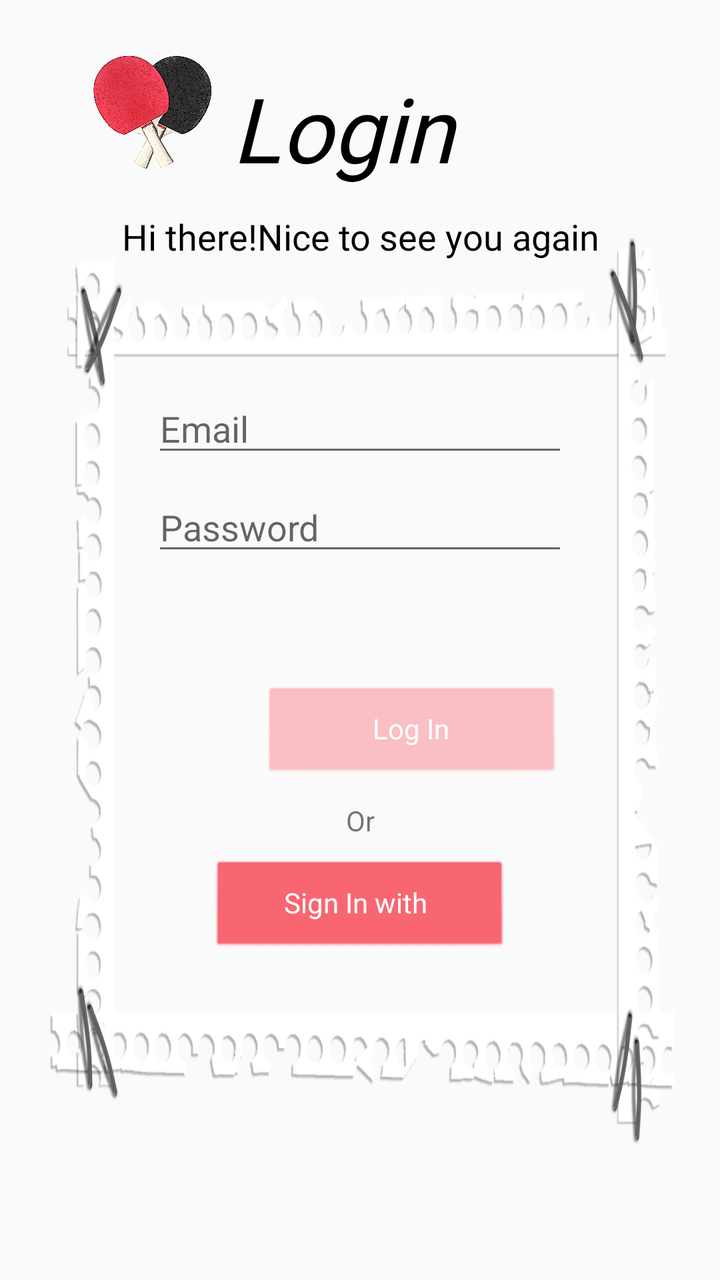
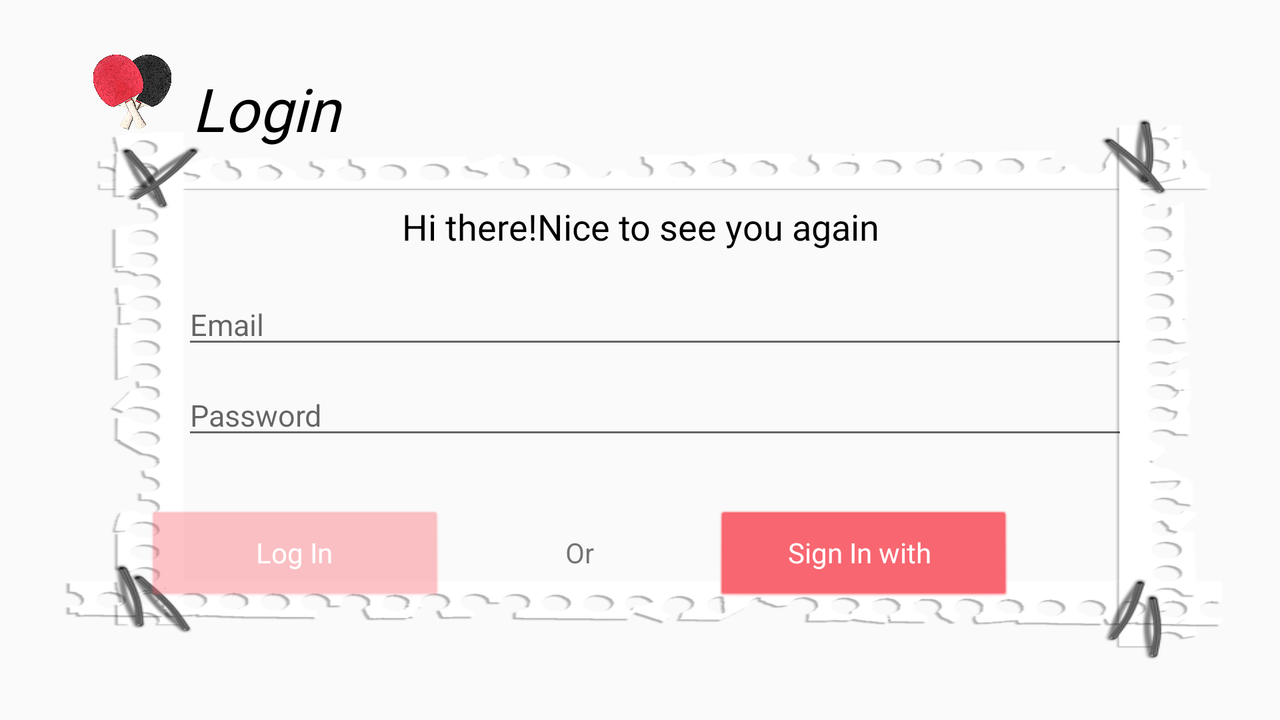

Compare how this app lays out the same screen by default and in its alternative resource folder. The renders come first, then the two layout files and the values they reference.
<!-- AndroidManifest.xml: application theme AppTheme.MyTheme -->
<!-- res/layout/fragment_login.xml -->
<?xml version="1.0" encoding="utf-8"?>
<RelativeLayout xmlns:android="http://schemas.android.com/apk/res/android"
    xmlns:app="http://schemas.android.com/apk/res-auto"
    xmlns:tools="http://schemas.android.com/tools"
    android:id="@+id/container"
    android:layout_width="match_parent"
    android:layout_height="wrap_content"
    android:paddingLeft="@dimen/fragment_horizontal_margin"
    android:paddingTop="@dimen/fragment_vertical_margin"
    android:paddingRight="@dimen/fragment_horizontal_margin"
    android:paddingBottom="@dimen/fragment_vertical_margin"
    tools:context=".fragments.auth.LoginFragment">

    <LinearLayout
        android:id="@+id/layout_welcome"
        android:layout_width="match_parent"
        android:layout_height="wrap_content"
        android:layout_marginHorizontal="@dimen/profile_offset_x"
        android:layout_marginVertical="10dp"
        android:orientation="horizontal">
        <ImageView
            android:id="@+id/log_in"
            android:layout_width="@dimen/article_dim"
            android:layout_height="@dimen/article_dim"
            app:srcCompat="@drawable/pong" />

        <TextView
            android:id="@+id/login"
            style="@style/titleStyle"
            android:layout_width="@dimen/layout_width_1"
            android:layout_height="wrap_content"
            android:layout_weight="1"
            android:fontFamily="@font/rye"
            android:gravity="center_vertical"
            android:paddingLeft="10dp"
            android:paddingTop="8dp"
            android:text="@string/login"
            android:textAlignment="gravity"
            android:textSize="45sp"
            android:textStyle="italic" />



    </LinearLayout>

    <TextView
        android:id="@+id/welcome"
        style="@style/article_Style"
        android:layout_width="match_parent"
        android:layout_height="wrap_content"
        android:layout_marginTop="90dp"
        android:layout_weight="1"
        android:text="@string/welcome_2"
        android:textAlignment="center" />

    <LinearLayout
        android:layout_width="match_parent"
        android:layout_height="500dp"
        android:orientation="vertical"
        android:layout_marginTop="80dp"
        android:background="@drawable/cornice"
        tools:layout_editor_absoluteX="@dimen/button_padding"
        tools:layout_editor_absoluteY="@dimen/button_padding">

        <EditText
            android:id="@+id/username"
            android:layout_width="match_parent"
            android:layout_height="wrap_content"
            android:layout_marginStart="60dp"
            android:layout_marginTop="96dp"
            android:layout_marginEnd="60dp"
            android:hint="@string/prompt_email"
            android:inputType="textEmailAddress"
            android:selectAllOnFocus="true" />

        <EditText
            android:id="@+id/password"
            android:layout_width="match_parent"
            android:layout_height="wrap_content"
            android:layout_marginStart="60dp"
            android:layout_marginTop="8dp"
            android:layout_marginEnd="60dp"
            android:layout_marginBottom="60dp"
            android:hint="@string/prompt_password"
            android:imeActionLabel="@string/action_sign_up_short"
            android:imeOptions="actionDone"
            android:inputType="textPassword"
            android:selectAllOnFocus="true" />

        <Button
            android:id="@+id/login_fragment_button"
            style="@style/PongButtonStyle"
            android:layout_width="150dp"
            android:layout_height="wrap_content"
            android:layout_marginLeft="115dp"
            android:layout_marginRight="@dimen/button_margin"
            android:layout_marginBottom="10dp"
            android:enabled="false"
            android:foregroundGravity="center_horizontal"
            android:text="@string/log_in" />

        <TextView
            android:id="@+id/or_text"
            android:layout_width="match_parent"
            android:layout_height="wrap_content"
            app:layout_constraintStart_toStartOf="parent"
            android:gravity="center"
            app:layout_constraintTop_toBottomOf="@+id/register_button"
            android:text="@string/or" />

        <Button
            android:id="@+id/login_google_button"
            style="@style/PongButtonStyle"
            android:layout_width="150dp"
            android:layout_height="wrap_content"
            android:layout_gravity="center"
            android:layout_marginLeft="@dimen/button_margin"
            android:layout_marginTop="10dp"
            android:layout_marginRight="@dimen/button_margin"
            android:drawableEnd="@drawable/googleg_standard_color_18"
            android:paddingRight="15dp"
            android:text="@string/action_google_sign_in"
            app:layout_constraintStart_toStartOf="parent"
            app:layout_constraintTop_toBottomOf="@+id/or_text" />
        <ProgressBar
            android:id="@+id/loading"
            android:layout_width="wrap_content"
            android:layout_height="wrap_content"
            android:layout_gravity="center"
            android:layout_marginStart="32dp"
            android:layout_marginTop="64dp"
            android:layout_marginEnd="32dp"
            android:layout_marginBottom="64dp"
            android:visibility="gone" />


    </LinearLayout>

    <LinearLayout
        android:layout_width="match_parent"
        android:layout_height="wrap_content"
        android:layout_gravity="bottom"
        android:layout_marginTop="600dp"
        android:orientation="horizontal">

        <TextView
            style="@style/article_Style"
            android:layout_width="234dp"
            android:layout_height="wrap_content"
            android:text="@string/new_user"
            android:textAlignment="center" />

        <Button
            android:id="@+id/sign_up_text"
            style="?android:attr/borderlessButtonStyle"
            android:layout_width="wrap_content"
            android:layout_height="wrap_content"
            android:fontFamily="@font/asap_medium_italic"
            android:paddingLeft="5dp"
            android:text="@string/sign_up"
            android:textAlignment="viewEnd"
            android:textColor="@color/textView"
            android:textSize="25sp"
            android:textStyle="italic" />
    </LinearLayout>


</RelativeLayout>
<!-- resources referenced by this layout -->
<resources>
  <color name="textView">#5e0202</color>
  <dimen name="article_dim">60dp</dimen>
  <dimen name="button_margin">60dp</dimen>
  <dimen name="button_padding">16dp</dimen>
  <dimen name="fragment_horizontal_margin">16dp</dimen>
  <dimen name="fragment_vertical_margin">16dp</dimen>
  <dimen name="layout_width_1">160dp</dimen>
  <dimen name="profile_offset_x">30dp</dimen>
  <!-- drawable cornice: png bitmap (drawable, 140131 bytes) -->
  <!-- drawable pong: png bitmap (drawable, 826912 bytes) -->
  <string name="action_google_sign_in">Sign In with</string>
  <string name="action_sign_up_short">Sign Up</string>
  <string name="log_in">Log In</string>
  <string name="login">"Login"</string>
  <string name="new_user">Don\'t have an account?</string>
  <string name="or">Or</string>
  <string name="prompt_email">Email</string>
  <string name="prompt_password">Password</string>
  <string name="sign_up">Sign Up</string>
  <string name="welcome_2">Hi there!Nice to see you again</string>
  <style name="PongButtonStyle" parent="@android:style/Widget.Button">
          <item name="android:textColor">@color/white</item>
          <item name="android:backgroundTint">@color/button_color</item>
          <item name="android:fontFamily">@font/asap_medium_italic</item>
      </style>
  <style name="article_Style" parent="@android:style/Widget.TextView">
          <item name="android:textColor">@color/black</item>
          <item name="android:fontFamily">@font/asap_medium_italic</item>
          <item name="android:textSize">18sp</item>
      </style>
  <style name="titleStyle" parent="@android:style/Widget.TextView">
          <item name="android:textColor">@color/black</item>
          <item name="android:fontFamily">@font/asap_medium_italic</item>
          <item name="android:textSize">@dimen/title</item>
      </style>
  <style name="AppTheme.MyTheme" parent="Theme.AppCompat.Light">
          
          <item name="colorPrimary">@color/button_color</item>
          <item name="colorPrimaryVariant">@color/purple_700</item>
          <item name="colorOnPrimary">@color/white</item>
          
          <item name="colorSecondary">@color/teal_200</item>
          <item name="colorSecondaryVariant">@color/teal_700</item>
          <item name="colorOnSecondary">@color/white</item>
          
          <item name="actionBarStyle">@style/MyTheme.ActionBar</item>
          <item name="android:windowTranslucentStatus">true</item>
          <item name="android:windowTranslucentNavigation">true</item>
          <item name="android:navigationBarColor">@android:color/transparent</item>
  
      </style>
  <color name="white">#FFFFFFFF</color>
  <color name="button_color">#f85f6a</color>
  <color name="black">#FF000000</color>
  <dimen name="title">30sp</dimen>
  <color name="purple_700">#FF3700B3</color>
  <color name="teal_200">#FF03DAC5</color>
  <color name="teal_700">#FF018786</color>
  <style name="MyTheme.ActionBar" parent="Widget.AppCompat.ActionBar">
  
          <item name="elevation">0dp</item>
          <item name="background">@color/white</item>
          <item name="android:windowTranslucentStatus">true</item>
          <item name="android:icon">@drawable/pong_logo_2</item>
      </style>
  <!-- drawable pong_logo_2: png bitmap (drawable, 31371 bytes) -->
</resources>
<!-- res/layout-land/fragment_login.xml (the repository's variant of the layout above) -->
<!-- drawn on the phone turned sideways -->
<?xml version="1.0" encoding="utf-8"?>
<RelativeLayout xmlns:android="http://schemas.android.com/apk/res/android"
    xmlns:app="http://schemas.android.com/apk/res-auto"
    xmlns:tools="http://schemas.android.com/tools"
    android:id="@+id/container"
    android:layout_width="match_parent"
    android:layout_height="wrap_content"
    android:paddingLeft="@dimen/fragment_horizontal_margin"
    android:paddingTop="@dimen/fragment_vertical_margin"
    android:paddingRight="@dimen/fragment_horizontal_margin"
    android:paddingBottom="@dimen/fragment_vertical_margin"
    tools:context=".fragments.auth.LoginFragment">

    <LinearLayout
        android:id="@+id/layout_welcome"
        android:layout_width="match_parent"
        android:layout_height="wrap_content"
        android:layout_marginHorizontal="@dimen/profile_offset_x"
        android:layout_marginVertical="10dp"
        android:orientation="horizontal">

        <ImageView
            android:id="@+id/log_in"
            android:layout_width="40dp"
            android:layout_height="40dp"
            app:srcCompat="@drawable/pong" />

        <TextView
            android:id="@+id/login"
            style="@style/titleStyle"
            android:layout_width="@dimen/layout_width_1"
            android:layout_height="wrap_content"
            android:layout_weight="1"
            android:fontFamily="@font/rye"
            android:gravity="center_vertical"
            android:paddingLeft="10dp"
            android:paddingTop="8dp"
            android:text="@string/login"
            android:textAlignment="gravity"
            android:textSize="30sp"
            android:textStyle="italic" />



    </LinearLayout>

    <TextView
        android:id="@+id/welcome"
        style="@style/article_Style"
        android:layout_width="match_parent"
        android:layout_height="wrap_content"
        android:layout_marginTop="85dp"
        android:layout_weight="1"
        android:text="@string/welcome_2"
        android:textAlignment="center" />

    <LinearLayout
        android:layout_width="match_parent"
        android:layout_height="500dp"
        android:layout_marginTop="30dp"
        android:background="@drawable/cornice"
        android:orientation="vertical"
        tools:layout_editor_absoluteX="@dimen/button_padding"
        tools:layout_editor_absoluteY="@dimen/button_padding">

        <EditText
            android:id="@+id/username"
            android:layout_width="match_parent"
            android:layout_height="wrap_content"
            android:layout_marginStart="75dp"
            android:layout_marginTop="96dp"
            android:layout_marginEnd="60dp"
            android:hint="@string/prompt_email"
            android:inputType="textEmailAddress"
            android:selectAllOnFocus="true"
            android:textSize="15sp" />

        <EditText
            android:id="@+id/password"
            android:layout_width="match_parent"
            android:layout_height="wrap_content"
            android:layout_marginStart="75dp"
            android:layout_marginTop="8dp"
            android:layout_marginEnd="60dp"
            android:layout_marginBottom="60dp"
            android:hint="@string/prompt_password"
            android:textSize="15sp"
            android:imeActionLabel="@string/action_sign_up_short"
            android:imeOptions="actionDone"
            android:inputType="textPassword"
            android:selectAllOnFocus="true" />

        <LinearLayout
            android:id="@+id/simple_layout_button"
            android:layout_width="match_parent"
            android:layout_height="wrap_content"
            android:gravity="center_horizontal"
            android:orientation="horizontal"

            android:translationY="-30dp">

            <Button
                android:id="@+id/login_fragment_button"
                style="@style/PongButtonStyle"
                android:layout_width="150dp"
                android:layout_height="wrap_content"
                android:layout_marginRight="@dimen/button_margin"
                android:enabled="false"
                android:foregroundGravity="center_horizontal"
                android:text="@string/log_in" />

            <TextView
                android:id="@+id/or_text"
                android:layout_width="wrap_content"
                android:layout_height="wrap_content"
                android:gravity="center"
                android:text="@string/or"
                app:layout_constraintStart_toStartOf="parent"
                app:layout_constraintTop_toBottomOf="@+id/register_button" />

            <Button
                android:id="@+id/login_google_button"
                style="@style/PongButtonStyle"
                android:layout_width="150dp"
                android:layout_height="wrap_content"
                android:layout_gravity="center"
                android:layout_marginLeft="@dimen/button_margin"
                android:layout_marginRight="@dimen/button_margin"
                android:drawableEnd="@drawable/googleg_standard_color_18"
                android:paddingRight="15dp"
                android:text="@string/action_google_sign_in"
                app:layout_constraintStart_toStartOf="parent"
                app:layout_constraintTop_toBottomOf="@+id/or_text" />
        </LinearLayout>

        <ProgressBar
            android:id="@+id/loading"
            android:layout_width="wrap_content"
            android:layout_height="wrap_content"
            android:layout_gravity="center"
            android:layout_marginStart="32dp"
            android:layout_marginTop="64dp"
            android:layout_marginEnd="32dp"
            android:layout_marginBottom="64dp"
            android:visibility="gone" />


    </LinearLayout>

    <LinearLayout
        android:layout_width="match_parent"
        android:layout_height="wrap_content"
        android:layout_gravity="bottom"
        android:layout_marginTop="340dp"
        android:orientation="horizontal">

        <TextView
            style="@style/article_Style"
            android:layout_width="234dp"
            android:layout_height="wrap_content"
            android:text="@string/new_user"
            android:textAlignment="center" />

        <Button
            android:id="@+id/sign_up_text"
            style="?android:attr/borderlessButtonStyle"
            android:layout_width="wrap_content"
            android:layout_height="wrap_content"
            android:fontFamily="@font/asap_medium_italic"
            android:paddingLeft="5dp"
            android:text="@string/sign_up"
            android:textAlignment="viewEnd"
            android:textColor="@color/textView"
            android:textSize="20sp"
            android:textStyle="italic" />
    </LinearLayout>


</RelativeLayout>
<!-- resources referenced by the variant -->
<!-- as the phone turned sideways resolves them -->
<resources>
  <color name="textView">#5e0202</color>
  <dimen name="button_margin">60dp</dimen>
  <dimen name="button_padding">16dp</dimen>
  <dimen name="fragment_horizontal_margin">16dp</dimen>
  <dimen name="fragment_vertical_margin">16dp</dimen>
  <dimen name="layout_width_1">160dp</dimen>
  <dimen name="profile_offset_x">30dp</dimen>
  <!-- drawable cornice: png bitmap (drawable, 140131 bytes) -->
  <!-- drawable pong: png bitmap (drawable, 826912 bytes) -->
  <string name="action_google_sign_in">Sign In with</string>
  <string name="action_sign_up_short">Sign Up</string>
  <string name="log_in">Log In</string>
  <string name="login">"Login"</string>
  <string name="new_user">Don\'t have an account?</string>
  <string name="or">Or</string>
  <string name="prompt_email">Email</string>
  <string name="prompt_password">Password</string>
  <string name="sign_up">Sign Up</string>
  <string name="welcome_2">Hi there!Nice to see you again</string>
  <style name="PongButtonStyle" parent="@android:style/Widget.Button">
          <item name="android:textColor">@color/white</item>
          <item name="android:backgroundTint">@color/button_color</item>
          <item name="android:fontFamily">@font/asap_medium_italic</item>
      </style>
  <style name="article_Style" parent="@android:style/Widget.TextView">
          <item name="android:textColor">@color/black</item>
          <item name="android:fontFamily">@font/asap_medium_italic</item>
          <item name="android:textSize">18sp</item>
      </style>
  <style name="titleStyle" parent="@android:style/Widget.TextView">
          <item name="android:textColor">@color/black</item>
          <item name="android:fontFamily">@font/asap_medium_italic</item>
          <item name="android:textSize">@dimen/title</item>
      </style>
  <style name="AppTheme.MyTheme" parent="Theme.AppCompat.Light">
          
          <item name="colorPrimary">@color/button_color</item>
          <item name="colorPrimaryVariant">@color/purple_700</item>
          <item name="colorOnPrimary">@color/white</item>
          
          <item name="colorSecondary">@color/teal_200</item>
          <item name="colorSecondaryVariant">@color/teal_700</item>
          <item name="colorOnSecondary">@color/white</item>
          
          <item name="actionBarStyle">@style/MyTheme.ActionBar</item>
          <item name="android:windowTranslucentStatus">true</item>
          <item name="android:windowTranslucentNavigation">true</item>
          <item name="android:navigationBarColor">@android:color/transparent</item>
  
      </style>
  <color name="white">#FFFFFFFF</color>
  <color name="button_color">#f85f6a</color>
  <color name="black">#FF000000</color>
  <dimen name="title">30sp</dimen>
  <color name="purple_700">#FF3700B3</color>
  <color name="teal_200">#FF03DAC5</color>
  <color name="teal_700">#FF018786</color>
  <style name="MyTheme.ActionBar" parent="Widget.AppCompat.ActionBar">
  
          <item name="elevation">0dp</item>
          <item name="background">@color/white</item>
          <item name="android:windowTranslucentStatus">true</item>
          <item name="android:icon">@drawable/pong_logo_2</item>
      </style>
  <!-- drawable pong_logo_2: png bitmap (drawable, 31371 bytes) -->
</resources>
